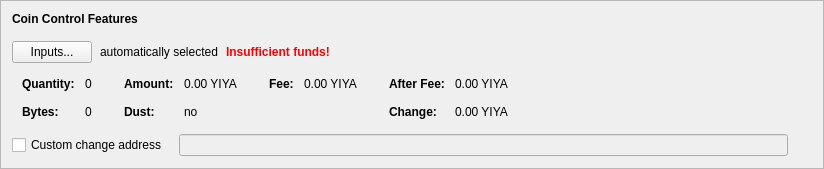
      <widget class="QFrame" name="frameCoinControl">
       <property name="sizePolicy">
        <sizepolicy hsizetype="Preferred" vsizetype="Fixed">
         <horstretch>0</horstretch>
         <verstretch>0</verstretch>
        </sizepolicy>
       </property>
       <property name="frameShape">
        <enum>QFrame::StyledPanel</enum>
       </property>
       <property name="frameShadow">
        <enum>QFrame::Raised</enum>
       </property>
       <layout class="QVBoxLayout" name="verticalLayout_4">
        <item>
         <layout class="QVBoxLayout" name="verticalLayoutCoinControl" stretch="0,0,0,0,0">
          <property name="spacing">
           <number>0</number>
          </property>
          <property name="sizeConstraint">
           <enum>QLayout::SetDefaultConstraint</enum>
          </property>
          <property name="leftMargin">
           <number>0</number>
          </property>
          <property name="topMargin">
           <number>0</number>
          </property>
          <item>
           <layout class="QHBoxLayout" name="horizontalLayoutCoinControl1">
            <property name="bottomMargin">
             <number>15</number>
            </property>
            <item>
             <widget class="QLabel" name="labelCoinControlFeatures">
              <property name="sizePolicy">
               <sizepolicy hsizetype="Preferred" vsizetype="Maximum">
                <horstretch>0</horstretch>
                <verstretch>0</verstretch>
               </sizepolicy>
              </property>
              <property name="font">
               <font>
                <weight>75</weight>
                <bold>true</bold>
               </font>
              </property>
              <property name="styleSheet">
               <string notr="true">font-weight:bold;</string>
              </property>
              <property name="text">
               <string>Coin Control Features</string>
              </property>
             </widget>
            </item>
           </layout>
          </item>
          <item>
           <layout class="QHBoxLayout" name="horizontalLayoutCoinControl2" stretch="0,0,0,0">
            <property name="spacing">
             <number>8</number>
            </property>
            <property name="bottomMargin">
             <number>10</number>
            </property>
            <item>
             <widget class="QPushButton" name="pushButtonCoinControl">
              <property name="styleSheet">
               <string notr="true"/>
              </property>
              <property name="text">
               <string>Inputs...</string>
              </property>
              <property name="autoDefault">
               <bool>false</bool>
              </property>
             </widget>
            </item>
            <item>
             <widget class="QLabel" name="labelCoinControlAutomaticallySelected">
              <property name="text">
               <string>automatically selected</string>
              </property>
              <property name="margin">
               <number>5</number>
              </property>
             </widget>
            </item>
            <item>
             <widget class="QLabel" name="labelCoinControlInsuffFunds">
              <property name="font">
               <font>
                <weight>75</weight>
                <bold>true</bold>
               </font>
              </property>
              <property name="styleSheet">
               <string notr="true">color:red;font-weight:bold;</string>
              </property>
              <property name="text">
               <string>Insufficient funds!</string>
              </property>
              <property name="margin">
               <number>5</number>
              </property>
             </widget>
            </item>
            <item>
             <spacer name="horizontalSpacerCoinControl">
              <property name="orientation">
               <enum>Qt::Horizontal</enum>
              </property>
              <property name="sizeHint" stdset="0">
               <size>
                <width>40</width>
                <height>1</height>
               </size>
              </property>
             </spacer>
            </item>
           </layout>
          </item>
          <item>
           <widget class="QWidget" name="widgetCoinControl" native="true">
            <property name="sizePolicy">
             <sizepolicy hsizetype="Preferred" vsizetype="Preferred">
              <horstretch>0</horstretch>
              <verstretch>0</verstretch>
             </sizepolicy>
            </property>
            <property name="minimumSize">
             <size>
              <width>0</width>
              <height>0</height>
             </size>
            </property>
            <property name="styleSheet">
             <string notr="true"/>
            </property>
            <layout class="QHBoxLayout" name="horizontalLayoutCoinControl5">
             <property name="leftMargin">
              <number>0</number>
             </property>
             <property name="topMargin">
              <number>0</number>
             </property>
             <property name="rightMargin">
              <number>0</number>
             </property>
             <property name="bottomMargin">
              <number>0</number>
             </property>
             <item>
              <layout class="QHBoxLayout" name="horizontalLayoutCoinControl3" stretch="0,0,0,1">
               <property name="spacing">
                <number>20</number>
               </property>
               <property name="topMargin">
                <number>0</number>
               </property>
               <property name="bottomMargin">
                <number>10</number>
               </property>
               <item>
                <layout class="QFormLayout" name="formLayoutCoinControl1">
                 <property name="horizontalSpacing">
                  <number>10</number>
                 </property>
                 <property name="verticalSpacing">
                  <number>14</number>
                 </property>
                 <property name="leftMargin">
                  <number>10</number>
                 </property>
                 <property name="topMargin">
                  <number>4</number>
                 </property>
                 <property name="rightMargin">
                  <number>6</number>
                 </property>
                 <item row="0" column="0">
                  <widget class="QLabel" name="labelCoinControlQuantityText">
                   <property name="font">
                    <font>
                     <weight>75</weight>
                     <bold>true</bold>
                    </font>
                   </property>
                   <property name="text">
                    <string>Quantity:</string>
                   </property>
                   <property name="margin">
                    <number>0</number>
                   </property>
                  </widget>
                 </item>
                 <item row="0" column="1">
                  <widget class="QLabel" name="labelCoinControlQuantity">
                   <property name="cursor">
                    <cursorShape>IBeamCursor</cursorShape>
                   </property>
                   <property name="contextMenuPolicy">
                    <enum>Qt::ActionsContextMenu</enum>
                   </property>
                   <property name="text">
                    <string notr="true">0</string>
                   </property>
                   <property name="margin">
                    <number>0</number>
                   </property>
                   <property name="textInteractionFlags">
                    <set>Qt::LinksAccessibleByMouse|Qt::TextSelectableByKeyboard|Qt::TextSelectableByMouse</set>
                   </property>
                  </widget>
                 </item>
                 <item row="1" column="0">
                  <widget class="QLabel" name="labelCoinControlBytesText">
                   <property name="font">
                    <font>
                     <weight>75</weight>
                     <bold>true</bold>
                    </font>
                   </property>
                   <property name="text">
                    <string>Bytes:</string>
                   </property>
                  </widget>
                 </item>
                 <item row="1" column="1">
                  <widget class="QLabel" name="labelCoinControlBytes">
                   <property name="cursor">
                    <cursorShape>IBeamCursor</cursorShape>
                   </property>
                   <property name="contextMenuPolicy">
                    <enum>Qt::ActionsContextMenu</enum>
                   </property>
                   <property name="text">
                    <string notr="true">0</string>
                   </property>
                   <property name="textInteractionFlags">
                    <set>Qt::LinksAccessibleByMouse|Qt::TextSelectableByKeyboard|Qt::TextSelectableByMouse</set>
                   </property>
                  </widget>
                 </item>
                </layout>
               </item>
               <item>
                <layout class="QFormLayout" name="formLayoutCoinControl2">
                 <property name="horizontalSpacing">
                  <number>10</number>
                 </property>
                 <property name="verticalSpacing">
                  <number>14</number>
                 </property>
                 <property name="leftMargin">
                  <number>6</number>
                 </property>
                 <property name="topMargin">
                  <number>4</number>
                 </property>
                 <property name="rightMargin">
                  <number>6</number>
                 </property>
                 <item row="0" column="0">
                  <widget class="QLabel" name="labelCoinControlAmountText">
                   <property name="font">
                    <font>
                     <weight>75</weight>
                     <bold>true</bold>
                    </font>
                   </property>
                   <property name="text">
                    <string>Amount:</string>
                   </property>
                   <property name="margin">
                    <number>0</number>
                   </property>
                  </widget>
                 </item>
                 <item row="0" column="1">
                  <widget class="QLabel" name="labelCoinControlAmount">
                   <property name="cursor">
                    <cursorShape>IBeamCursor</cursorShape>
                   </property>
                   <property name="contextMenuPolicy">
                    <enum>Qt::ActionsContextMenu</enum>
                   </property>
                   <property name="text">
                    <string notr="true">0.00 YIYA</string>
                   </property>
                   <property name="textInteractionFlags">
                    <set>Qt::LinksAccessibleByMouse|Qt::TextSelectableByKeyboard|Qt::TextSelectableByMouse</set>
                   </property>
                  </widget>
                 </item>
                 <item row="1" column="0">
                  <widget class="QLabel" name="labelCoinControlLowOutputText">
                   <property name="font">
                    <font>
                     <weight>75</weight>
                     <bold>true</bold>
                    </font>
                   </property>
                   <property name="text">
                    <string>Dust:</string>
                   </property>
                  </widget>
                 </item>
                 <item row="1" column="1">
                  <widget class="QLabel" name="labelCoinControlLowOutput">
                   <property name="cursor">
                    <cursorShape>IBeamCursor</cursorShape>
                   </property>
                   <property name="contextMenuPolicy">
                    <enum>Qt::ActionsContextMenu</enum>
                   </property>
                   <property name="text">
                    <string notr="true">no</string>
                   </property>
                   <property name="textInteractionFlags">
                    <set>Qt::LinksAccessibleByMouse|Qt::TextSelectableByKeyboard|Qt::TextSelectableByMouse</set>
                   </property>
                  </widget>
                 </item>
                </layout>
               </item>
               <item>
                <layout class="QFormLayout" name="formLayoutCoinControl3">
                 <property name="horizontalSpacing">
                  <number>10</number>
                 </property>
                 <property name="verticalSpacing">
                  <number>14</number>
                 </property>
                 <property name="leftMargin">
                  <number>6</number>
                 </property>
                 <property name="topMargin">
                  <number>4</number>
                 </property>
                 <property name="rightMargin">
                  <number>6</number>
                 </property>
                 <item row="0" column="0">
                  <widget class="QLabel" name="labelCoinControlFeeText">
                   <property name="font">
                    <font>
                     <weight>75</weight>
                     <bold>true</bold>
                    </font>
                   </property>
                   <property name="text">
                    <string>Fee:</string>
                   </property>
                   <property name="margin">
                    <number>0</number>
                   </property>
                  </widget>
                 </item>
                 <item row="0" column="1">
                  <widget class="QLabel" name="labelCoinControlFee">
                   <property name="cursor">
                    <cursorShape>IBeamCursor</cursorShape>
                   </property>
                   <property name="contextMenuPolicy">
                    <enum>Qt::ActionsContextMenu</enum>
                   </property>
                   <property name="text">
                    <string notr="true">0.00 YIYA</string>
                   </property>
                   <property name="textInteractionFlags">
                    <set>Qt::LinksAccessibleByMouse|Qt::TextSelectableByKeyboard|Qt::TextSelectableByMouse</set>
                   </property>
                  </widget>
                 </item>
                </layout>
               </item>
               <item>
                <layout class="QFormLayout" name="formLayoutCoinControl4">
                 <property name="horizontalSpacing">
                  <number>10</number>
                 </property>
                 <property name="verticalSpacing">
                  <number>14</number>
                 </property>
                 <property name="leftMargin">
                  <number>6</number>
                 </property>
                 <property name="topMargin">
                  <number>4</number>
                 </property>
                 <property name="rightMargin">
                  <number>6</number>
                 </property>
                 <item row="0" column="0">
                  <widget class="QLabel" name="labelCoinControlAfterFeeText">
                   <property name="font">
                    <font>
                     <weight>75</weight>
                     <bold>true</bold>
                    </font>
                   </property>
                   <property name="text">
                    <string>After Fee:</string>
                   </property>
                   <property name="margin">
                    <number>0</number>
                   </property>
                  </widget>
                 </item>
                 <item row="0" column="1">
                  <widget class="QLabel" name="labelCoinControlAfterFee">
                   <property name="cursor">
                    <cursorShape>IBeamCursor</cursorShape>
                   </property>
                   <property name="contextMenuPolicy">
                    <enum>Qt::ActionsContextMenu</enum>
                   </property>
                   <property name="text">
                    <string notr="true">0.00 YIYA</string>
                   </property>
                   <property name="textInteractionFlags">
                    <set>Qt::LinksAccessibleByMouse|Qt::TextSelectableByKeyboard|Qt::TextSelectableByMouse</set>
                   </property>
                  </widget>
                 </item>
                 <item row="1" column="0">
                  <widget class="QLabel" name="labelCoinControlChangeText">
                   <property name="font">
                    <font>
                     <weight>75</weight>
                     <bold>true</bold>
                    </font>
                   </property>
                   <property name="text">
                    <string>Change:</string>
                   </property>
                  </widget>
                 </item>
                 <item row="1" column="1">
                  <widget class="QLabel" name="labelCoinControlChange">
                   <property name="cursor">
                    <cursorShape>IBeamCursor</cursorShape>
                   </property>
                   <property name="contextMenuPolicy">
                    <enum>Qt::ActionsContextMenu</enum>
                   </property>
                   <property name="text">
                    <string notr="true">0.00 YIYA</string>
                   </property>
                   <property name="textInteractionFlags">
                    <set>Qt::LinksAccessibleByMouse|Qt::TextSelectableByKeyboard|Qt::TextSelectableByMouse</set>
                   </property>
                  </widget>
                 </item>
                </layout>
               </item>
              </layout>
             </item>
            </layout>
           </widget>
          </item>
          <item>
           <layout class="QHBoxLayout" name="horizontalLayoutCoinControl4" stretch="0,0,0">
            <property name="spacing">
             <number>12</number>
            </property>
            <property name="sizeConstraint">
             <enum>QLayout::SetDefaultConstraint</enum>
            </property>
            <property name="topMargin">
             <number>5</number>
            </property>
            <property name="rightMargin">
             <number>5</number>
            </property>
            <item>
             <widget class="QCheckBox" name="checkBoxCoinControlChange">
              <property name="toolTip">
               <string>If this is activated, but the change address is empty or invalid, change will be sent to a newly generated address.</string>
              </property>
              <property name="text">
               <string>Custom change address</string>
              </property>
             </widget>
            </item>
            <item>
             <widget class="QValidatedLineEdit" name="lineEditCoinControlChange">
              <property name="enabled">
               <bool>false</bool>
              </property>
              <property name="sizePolicy">
               <sizepolicy hsizetype="Expanding" vsizetype="Fixed">
                <horstretch>0</horstretch>
                <verstretch>0</verstretch>
               </sizepolicy>
              </property>
             </widget>
            </item>
            <item>
             <widget class="QLabel" name="labelCoinControlChangeLabel">
              <property name="sizePolicy">
               <sizepolicy hsizetype="Preferred" vsizetype="Expanding">
                <horstretch>0</horstretch>
                <verstretch>0</verstretch>
               </sizepolicy>
              </property>
              <property name="minimumSize">
               <size>
                <width>0</width>
                <height>0</height>
               </size>
              </property>
              <property name="text">
               <string/>
              </property>
              <property name="margin">
               <number>3</number>
              </property>
             </widget>
            </item>
           </layout>
          </item>
          <item>
           <spacer name="verticalSpacerCoinControl">
            <property name="orientation">
             <enum>Qt::Vertical</enum>
            </property>
            <property name="sizeType">
             <enum>QSizePolicy::Expanding</enum>
            </property>
            <property name="sizeHint" stdset="0">
             <size>
              <width>800</width>
              <height>1</height>
             </size>
            </property>
           </spacer>
          </item>
         </layout>
        </item>
       </layout>
      </widget>
